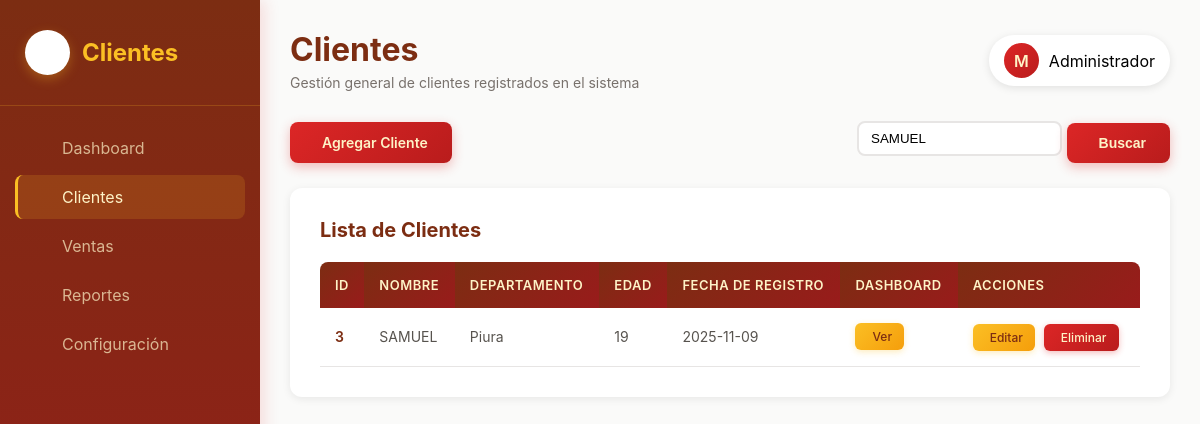
Screenshot of /clientes.php?busqueda=SAMUEL with the database file from the repository.
### tables this page shows
CREATE TABLE `clientes` (
  `id` bigint(20) UNSIGNED NOT NULL,
  `nombre` varchar(255) NOT NULL,
  `apellido` varchar(100) NOT NULL,
  `telefono` varchar(15) DEFAULT NULL,
  `correo` varchar(150) DEFAULT NULL,
  `direccion` varchar(200) DEFAULT NULL,
  `departamento` varchar(255) NOT NULL,
  `fecha_nacimiento` date DEFAULT NULL,
  `edad` int(11) NOT NULL,
  `fecha_registro` varchar(10) NOT NULL
);

### funciones.php (called while the page is built, shortened)
<?php
function obtenerBD()
{
    $password = "";
    $user = "root";
    $dbName = "crm";
    $database = new PDO('mysql:host=localhost;dbname=' . $dbName, $user, $password);
    $database->query("set names utf8;");
    $database->setAttribute(PDO::ATTR_EMULATE_PREPARES, FALSE);
    $database->setAttribute(PDO::ATTR_ERRMODE, PDO::ERRMODE_EXCEPTION);
    $database->setAttribute(PDO::ATTR_DEFAULT_FETCH_MODE, PDO::FETCH_OBJ);
    return $database;
}
function buscarClientes($nombre)
{
    $bd = obtenerBD();
    $sentencia = $bd->prepare("SELECT id, nombre, edad, departamento, fecha_registro FROM clientes WHERE nombre LIKE ?");
    $sentencia->execute(["%$nombre%"]);
    return $sentencia->fetchAll();
}

### clientes.php (the view, shortened to what this page needs)
<?php
include_once "funciones.php";
if (!isset($_GET["busqueda"]) || empty($_GET["busqueda"])) {
    $clientes = obtenerClientes();
} else {
    $clientes = buscarClientes($_GET["busqueda"]);
}
?>
<aside class="sidebar">
    <div class="sidebar-logo">
        <div class="sidebar-logo-icon">
        </div>
        <h2>Clientes</h2>
    </div>
    <ul class="sidebar-menu">
        <li>
            <a href="dashboard.php">
                <span>Dashboard</span>
            </a>
        </li>
        <li>
            <a href="clientes.php" class="active">
                <span>Clientes</span>
            </a>
        </li>
        <li>
            <a href="ventas.php">
                <span>Ventas</span>
            </a>
        </li>
        <li>
            <a href="reportes.php">
                <span>Reportes</span>
            </a>
        </li>
        <li>
            <a href="configuracion.php">
                <span>Configuración</span>
            </a>
        </li>
    </ul>
</aside>
<div class="main-content">
    <div class="header">
        <div class="header-left">
            <h1><i class="fas fa-users"></i> Clientes</h1>
            <p>Gestión general de clientes registrados en el sistema</p>
        </div>
        <div class="header-right">
            <div class="user-profile">
                <div class="user-avatar">M</div>
                <span>Administrador</span>
            </div>
        </div>
    </div>
    <div class="action-bar">
        <a href="formulario_agregar_cliente.php" class="btn">
            <i class="fas fa-user-plus"></i> Agregar Cliente
        </a>
        <form action="clientes.php" method="get" class="d-flex" style="gap:10px;">
            <input type="text" name="busqueda"
                value="<?php echo isset($_GET["busqueda"]) ? htmlspecialchars($_GET["busqueda"]) : ""; ?>"
                placeholder="Buscar cliente por nombre..."
                class="form-control" style="border:2px solid #e7e5e4; border-radius:8px; padding:8px 12px;">
            <button type="submit" class="btn">
                <i class="fas fa-search"></i> Buscar
            </button>
        </form>
    </div>
    <div class="table-container">
        <div class="table-header">
            <h2><i class="fas fa-list"></i> Lista de Clientes</h2>
        </div>
        <table id="tablaClientes" class="display">
            <thead>
                <tr>
                    <th>ID</th>
                    <th>Nombre</th>
                    <th>Departamento</th>
                    <th>Edad</th>
                    <th>Fecha de Registro</th>
                    <th>Dashboard</th>
                    <th>Acciones</th>
                </tr>
            </thead>
            <tbody>
                <?php foreach ($clientes as $cliente) { ?>
                    <tr>
                        <td><?php echo $cliente->id; ?></td>
                        <td><?php echo htmlspecialchars($cliente->nombre); ?></td>
                        <td><?php echo htmlspecialchars($cliente->departamento); ?></td>
                        <td><?php echo htmlspecialchars($cliente->edad); ?></td>
                        <td><?php echo htmlspecialchars($cliente->fecha_registro); ?></td>
                        <td>
                            <a class="btn-small btn-edit" href="dashboard_cliente.php?id=<?php echo $cliente->id; ?>">
                                <i class="fas fa-chart-line"></i> Ver
                            </a>
                        </td>
                        <td>
                            <a href="formulario_editar_cliente.php?id=<?php echo $cliente->id; ?>" class="btn-small btn-edit">
                                <i class="fas fa-edit"></i> Editar
                            </a>
                            <a href="eliminar_cliente.php?id=<?php echo $cliente->id; ?>"
                               class="btn-small btn-delete"
                               onclick="return confirm('¿Estás seguro de eliminar este cliente?');">
                                <i class="fas fa-trash"></i> Eliminar
                            </a>
                        </td>
                    </tr>
                <?php } ?>
            </tbody>
        </table>
    </div>
</div>
<?php include_once "pie.php"; ?>

### clientes.php (style rules this page uses)
* { margin: 0; padding: 0; box-sizing: border-box; }
.sidebar { width: 260px; background: linear-gradient(180deg, #7c2d12 0%, #991b1b 100%); color: white; padding: 30px 0; position: fixed; height: 100vh; overflow-y: auto; box-shadow: 4px 0 15px rgba(220, 38, 38, 0.15); }
.sidebar-logo { padding: 0 25px 30px; border-bottom: 1px solid rgba(251, 191, 36, 0.2); margin-bottom: 20px; display: flex; align-items: center; gap: 12px; }
.sidebar-logo-icon { width: 45px; height: 45px; background: white; border-radius: 50%; display: flex; align-items: center; justify-content: center; box-shadow: 0 4px 12px rgba(251, 191, 36, 0.3); padding: 5px; }
.sidebar-logo h2 { font-size: 24px; font-weight: 700; color: #fbbf24; }
.sidebar-menu { list-style: none; padding: 0 15px; }
.sidebar-menu li { margin-bottom: 5px; }
.sidebar-menu a { display: flex; align-items: center; padding: 12px 15px; color: rgba(254, 243, 199, 0.7); text-decoration: none; border-radius: 8px; transition: all 0.3s; }
.sidebar-menu a:hover, .sidebar-menu a.active { background-color: rgba(251, 191, 36, 0.15); color: #fef3c7; border-left: 3px solid #fbbf24; padding-left: 12px; }
.main-content { margin-left: 260px; flex: 1; padding: 30px; }
.header { display: flex; justify-content: space-between; align-items: center; margin-bottom: 30px; }
.header-left h1 { font-size: 32px; color: #7c2d12; margin-bottom: 5px; }
.header-left p { color: #78716c; font-size: 14px; }
.header-right { display: flex; align-items: center; gap: 15px; }
.user-profile { display: flex; align-items: center; gap: 10px; background-color: white; padding: 8px 15px; border-radius: 25px; cursor: pointer; box-shadow: 0 2px 8px rgba(0,0,0,0.1); transition: all 0.3s; }
.user-avatar { width: 35px; height: 35px; border-radius: 50%; background: linear-gradient(135deg, #dc2626 0%, #b91c1c 100%); display: flex; align-items: center; justify-content: center; color: #fef3c7; font-weight: 600; }
.action-bar { display: flex; justify-content: space-between; align-items: center; margin-bottom: 25px; }
.btn { background: linear-gradient(135deg, #dc2626 0%, #b91c1c 100%); color: #fef3c7; padding: 12px 24px; border-radius: 8px; text-decoration: none; font-weight: 600; display: inline-flex; align-items: center; gap: 8px; transition: all 0.3s; box-shadow: 0 4px 12px rgba(220, 38, 38, 0.3); border: none; cursor: pointer; font-size: 14px; }
.table-container { background: white; border-radius: 12px; padding: 30px; box-shadow: 0 2px 8px rgba(0,0,0,0.08); overflow-x: auto; }
.table-header { display: flex; justify-content: space-between; align-items: center; margin-bottom: 20px; }
.table-header h2 { font-size: 20px; color: #7c2d12; }
#tablaClientes { width: 100% !important; border-collapse: collapse; }
#tablaClientes thead th { background: linear-gradient(135deg, #7c2d12 0%, #991b1b 100%); color: #fef3c7; padding: 15px; text-align: left; font-weight: 600; font-size: 13px; text-transform: uppercase; letter-spacing: 0.5px; border: none; }
#tablaClientes thead th:first-child { border-radius: 8px 0 0 0; }
#tablaClientes thead th:last-child { border-radius: 0 8px 0 0; }
#tablaClientes tbody tr { border-bottom: 1px solid #e7e5e4; transition: all 0.3s; }
#tablaClientes tbody td { padding: 15px; color: #57534e; font-size: 14px; }
#tablaClientes tbody td:first-child { font-weight: 600; color: #7c2d12; }
.btn-small { padding: 6px 12px; font-size: 12px; border-radius: 6px; text-decoration: none; display: inline-flex; align-items: center; gap: 5px; transition: all 0.3s; font-weight: 500; margin-right: 5px; }
.btn-edit { background: linear-gradient(135deg, #fbbf24 0%, #f59e0b 100%); color: #7c2d12; box-shadow: 0 2px 6px rgba(251, 191, 36, 0.3); }
.btn-delete { background: linear-gradient(135deg, #dc2626 0%, #b91c1c 100%); color: #fef3c7; box-shadow: 0 2px 6px rgba(220, 38, 38, 0.3); }

### rows the page displays
clientes: id "3", nombre "SAMUEL", departamento "Piura", edad "19", fecha_registro "2025-11-09"
